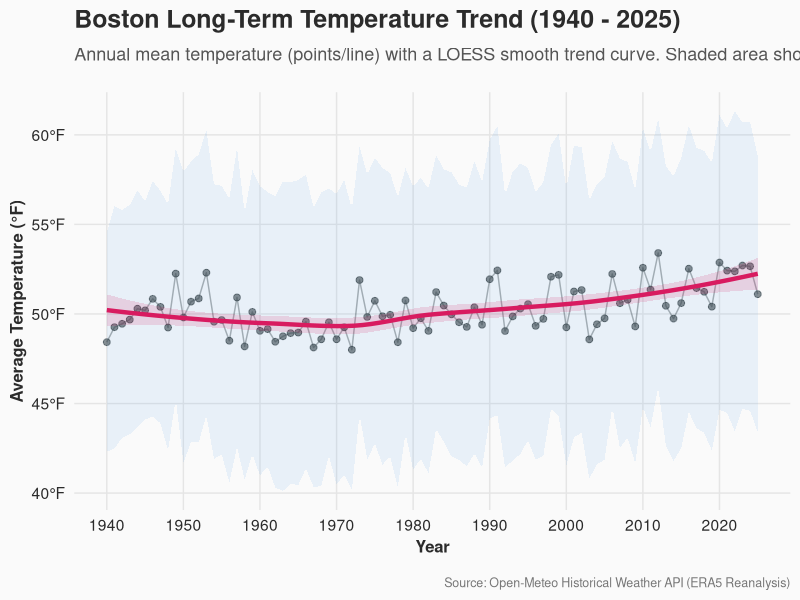
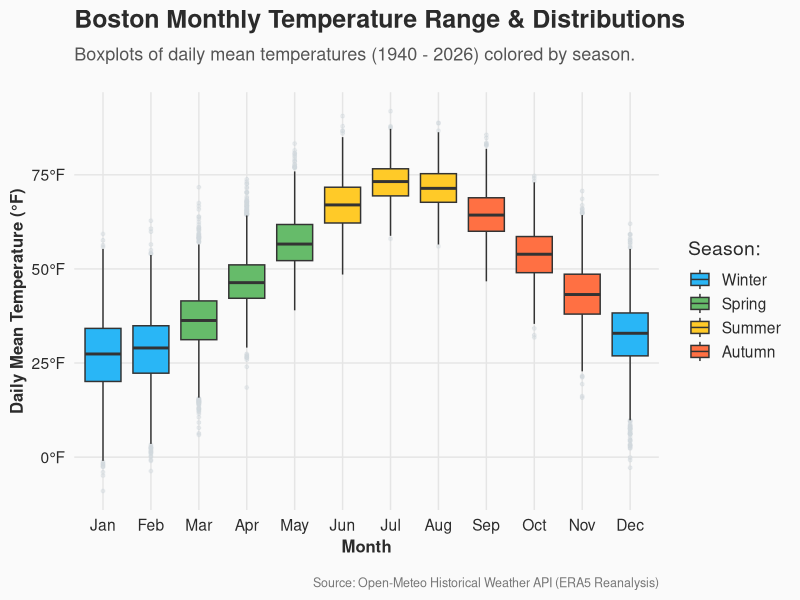

Write the R code that produced these figures, in order.
# R Script to visualize Boston's historical temperature data
# Saved as plot_boston_temperatures.R

library(ggplot2)
library(dplyr)
library(readr)
library(lubridate)

# 1. Load the dataset
if (!file.exists("boston_temperatures.csv")) {
  stop("boston_temperatures.csv not found! Please run 'download_boston_temperatures.R' first to fetch the data.")
}

cat("Loading dataset...\n")
temp_data <- read_csv("boston_temperatures.csv", show_col_types = FALSE)

# 2. Extract year, month, and season
cat("Processing dates...\n")
temp_data <- temp_data %>%
  mutate(
    year = year(date),
    month = month(date, label = TRUE, abbr = TRUE),
    day_of_year = yday(date),
    # Assign seasons
    season = case_when(
      month %in% c("Dec", "Jan", "Feb") ~ "Winter",
      month %in% c("Mar", "Apr", "May") ~ "Spring",
      month %in% c("Jun", "Jul", "Aug") ~ "Summer",
      month %in% c("Sep", "Oct", "Nov") ~ "Autumn"
    ),
    season = factor(season, levels = c("Winter", "Spring", "Summer", "Autumn"))
  )

# Define custom aesthetics (premium look)
bg_color <- "#FAFAFA"
text_color <- "#2B2B2B"
grid_color <- "#E5E5E5"

custom_theme <- theme_minimal(base_size = 14) +
  theme(
    plot.background = element_rect(fill = bg_color, color = NA),
    panel.background = element_rect(fill = bg_color, color = NA),
    text = element_text(color = text_color),
    plot.title = element_text(face = "bold", size = 18, margin = margin(b = 10)),
    plot.subtitle = element_text(color = "#555555", size = 13, margin = margin(b = 20)),
    plot.caption = element_text(size = 9, color = "#777777", margin = margin(t = 15)),
    panel.grid.major = element_line(color = grid_color, linewidth = 0.5),
    panel.grid.minor = element_blank(),
    axis.title = element_text(face = "bold", size = 12),
    axis.text = element_text(color = text_color),
    legend.position = "bottom"
  )

# =========================================================================
# Plot 1: Annual Mean Temperature Trend (1940-2025)
# =========================================================================
cat("Generating Plot 1: Annual Temperature Trends...\n")

# Calculate annual averages (exclude 2026 as it is incomplete)
annual_summary <- temp_data %>%
  filter(year < 2026) %>%
  group_by(year) %>%
  summarize(
    mean_temp_f = mean(temp_mean_f, na.rm = TRUE),
    mean_max_f = mean(temp_max_f, na.rm = TRUE),
    mean_min_f = mean(temp_min_f, na.rm = TRUE),
    .groups = "drop"
  )

p1 <- ggplot(annual_summary, aes(x = year, y = mean_temp_f)) +
  # Background range ribbon between annual max/min mean
  geom_ribbon(aes(ymin = mean_min_f, ymax = mean_max_f), fill = "#1E88E5", alpha = 0.08) +
  # Annual average data points
  geom_point(color = "#37474F", size = 2, alpha = 0.6) +
  # Connecting line
  geom_line(color = "#37474F", linewidth = 0.5, alpha = 0.4) +
  # Trend line using Local Regression (LOESS)
  geom_smooth(method = "loess", color = "#D81B60", linewidth = 1.5, se = TRUE, fill = "#D81B60", alpha = 0.15) +
  labs(
    title = "Boston Long-Term Temperature Trend (1940 - 2025)",
    subtitle = "Annual mean temperature (points/line) with a LOESS smooth trend curve. Shaded area shows the range between average daily min/max.",
    x = "Year",
    y = "Average Temperature (°F)",
    caption = "Source: Open-Meteo Historical Weather API (ERA5 Reanalysis)"
  ) +
  scale_x_continuous(breaks = seq(1940, 2025, by = 10)) +
  scale_y_continuous(labels = function(x) paste0(x, "°F")) +
  custom_theme

# Save Plot 1
ggsave("boston_annual_trend.png", plot = p1, width = 10, height = 6, dpi = 300)
cat("Saved plot 1: boston_annual_trend.png\n")


# =========================================================================
# Plot 2: Seasonal Temperature Range (Boxplot of Daily Mean Temp by Month)
# =========================================================================
cat("Generating Plot 2: Monthly Temperature Distributions...\n")

p2 <- ggplot(temp_data, aes(x = month, y = temp_mean_f, fill = season)) +
  geom_boxplot(outlier.color = "#CFD8DC", outlier.alpha = 0.4, outlier.size = 1) +
  scale_fill_manual(values = c(
    "Winter" = "#29B6F6", # Cool light blue
    "Spring" = "#66BB6A", # Soft green
    "Summer" = "#FFCA28", # Sunny yellow
    "Autumn" = "#FF7043"  # Warm orange-red
  )) +
  labs(
    title = "Boston Monthly Temperature Range & Distributions",
    subtitle = "Boxplots of daily mean temperatures (1940 - 2026) colored by season.",
    x = "Month",
    y = "Daily Mean Temperature (°F)",
    fill = "Season:",
    caption = "Source: Open-Meteo Historical Weather API (ERA5 Reanalysis)"
  ) +
  scale_y_continuous(labels = function(x) paste0(x, "°F")) +
  custom_theme +
  theme(legend.position = "right")

# Save Plot 2
ggsave("boston_monthly_ranges.png", plot = p2, width = 10, height = 6, dpi = 300)
cat("Saved plot 2: boston_monthly_ranges.png\n")

cat("Visualizations complete! You can view the output PNG files in your workspace.\n")
